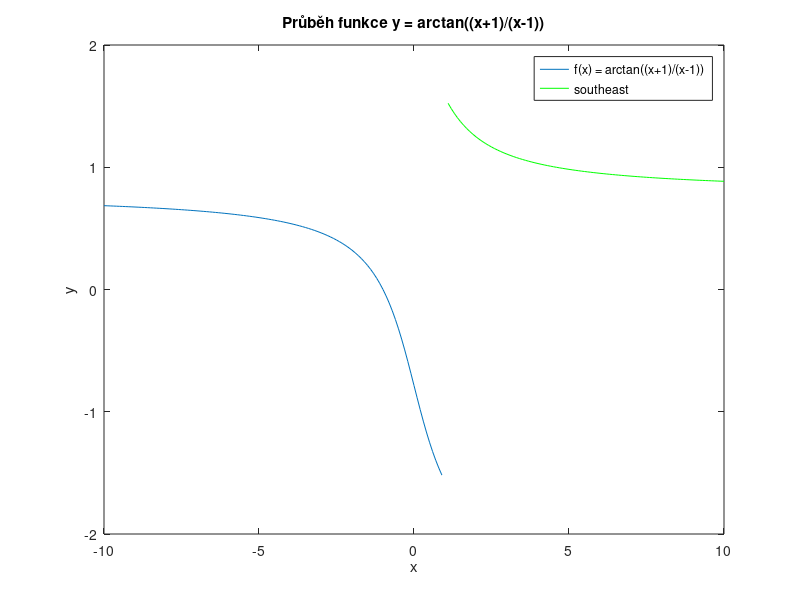
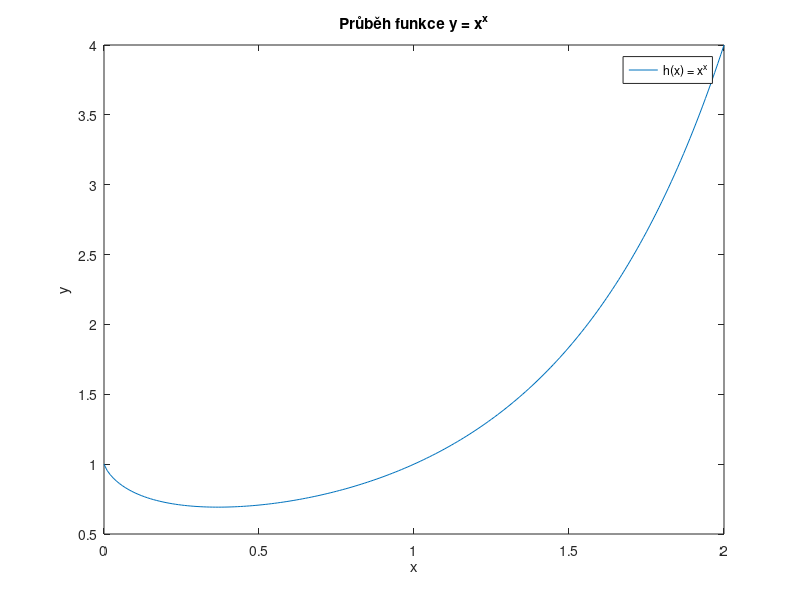
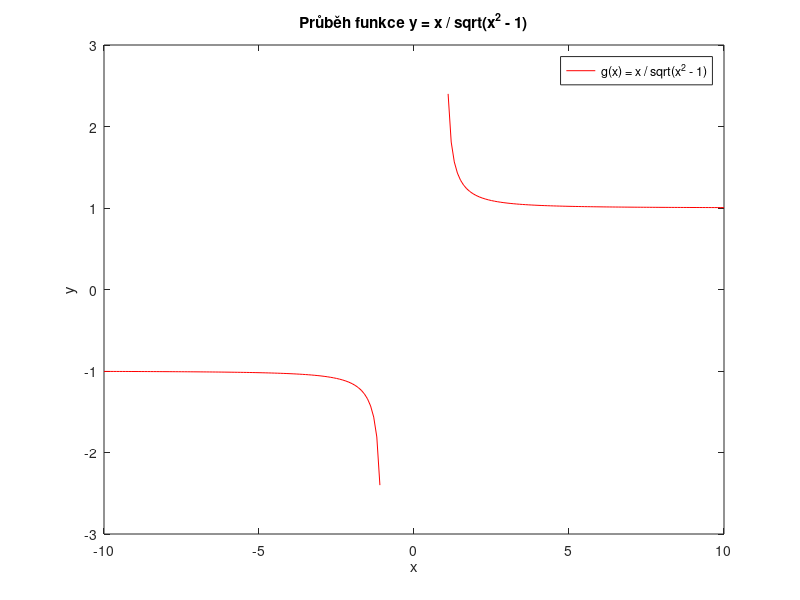

Source code (MATLAB) for these figures, in order:
x = -10:.1:.9;
xx = 1.1:.1:10;
y = atan((x+1)./(x-1));
yy= atan((xx+1)./(xx-1));

plot(x, y, xx, yy, Color='g')
xlabel('x')
ylabel('y')
legend('f(x) = arctan((x+1)/(x-1))', Location='southeast')
title('Průběh funkce y = arctan((x+1)/(x-1))')

x2 = 0:.01:2;
y2 = x2.^x2;

figure
plot(x2,y2)
xlabel('x')
ylabel('y')
legend('h(x) = x^x', Location='southeast')
title('Průběh funkce y = x^x')
 
x3 = [-10:.1:-1 1:.1:10];
y3 = x3./sqrt(x3.^2-1);

figure
plot(x3, y3, Color='r')
xlabel('x')
ylabel('y')
legend('g(x) = x / sqrt(x^2 - 1)', Location='southeast')
title('Průběh funkce y = x / sqrt(x^2 - 1)')
